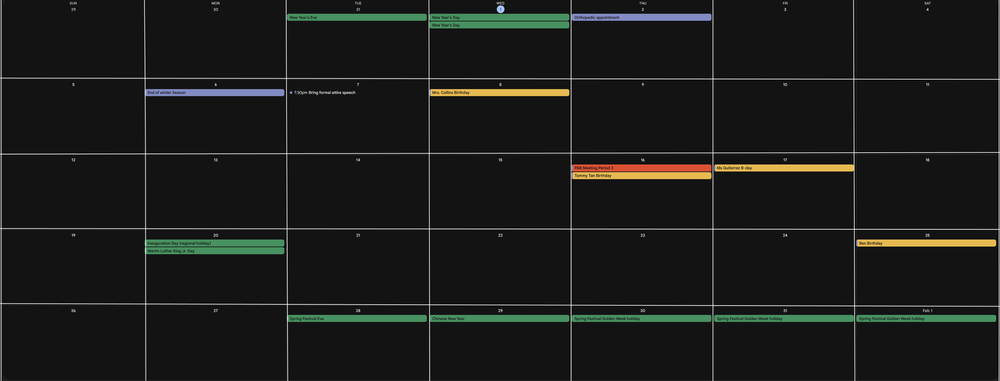
#> input picture data/test/test_cal.png, 1000 x 381 px, shrunk from 3130 x 1193 before the run, found by its file name
$ python random_test.py
#> lines starting #> are read from the running program, lines starting #| are printed output that depends on the picture
import cv2

# Load the image
image = cv2.imread('data/test/test_cal.png')
#> image is the input picture: shape (381, 1000, 3); mean B, G, R 26.6, 27.7, 26.6

# Apply Canny edge detection
edges = cv2.Canny(image, 100, 200)
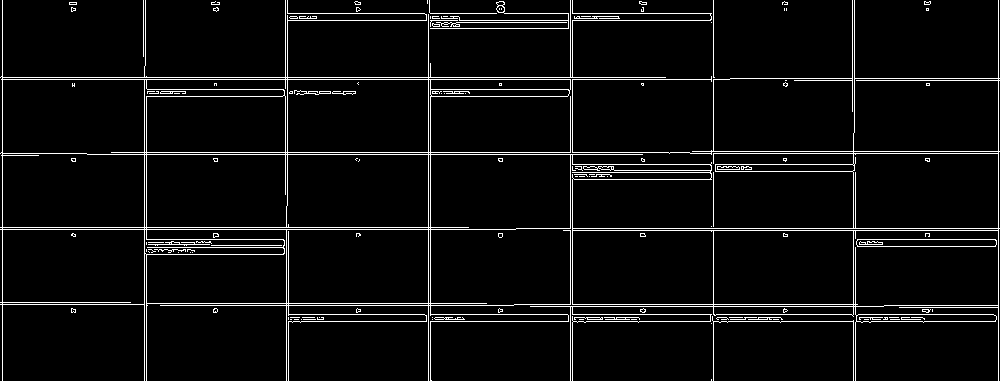
#> edges: shape (381, 1000); 5% white in thin lines or dots

# Save the result
cv2.imwrite('data/test_cal_edges.png', edges)
